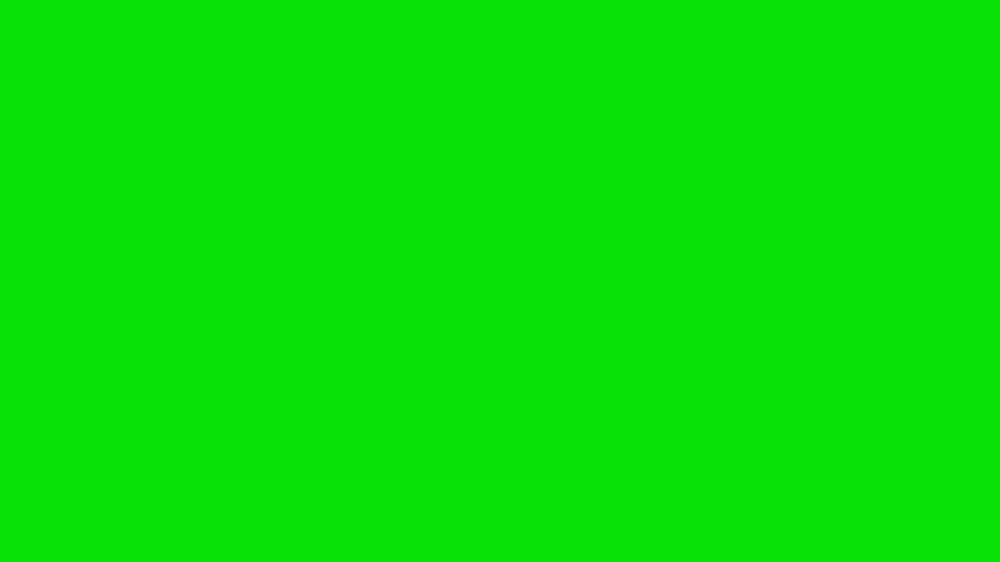
#> input picture Learn/AIO2025/BackgroundSubtraction/img/bg_green.png, 1000 x 562 px, shrunk from 1920 x 1080 before the run
$ jupyter execute --allow-errors BackgroundSubstraction.ipynb
#> lines starting #> are read from the running program, lines starting #| are printed output that depends on the picture; after the words box and inside, x2 and y2 are one past the last pixel; in counts of white or black regions, pixels touching at a corner belong together
# Background Subtraction Guide

[cell 1]
import numpy as np
import matplotlib.pyplot as plt
import cv2 as cv

bg_img = cv.imread('img/bg_image.png')
bg_green = cv.imread('img/bg_green.png')
#> bg_green is the input picture: shape (562, 1000, 3); mean B, G, R 6, 225, 7
obj_img = cv.imread('img/obj_bg.png')
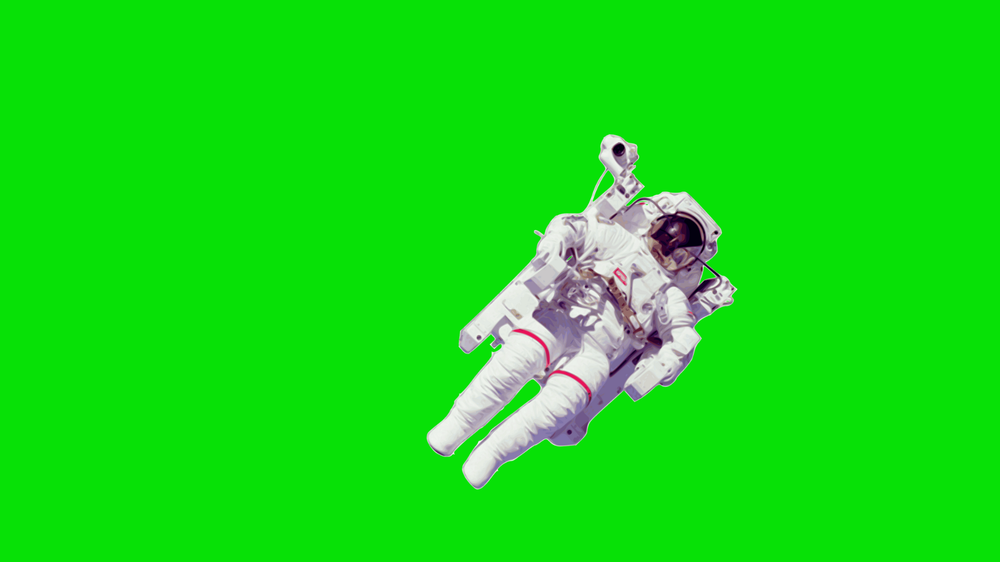
#> input picture Learn/AIO2025/BackgroundSubtraction/img/obj_bg.png, 1000 x 562 px, shrunk from 1920 x 1080 before the run
#> obj_img is the input picture: shape (562, 1000, 3); mean B, G, R 21.5, 220.2, 22.3

## Compute Differences

[cell 2]
def computeDifference(bg_img, obj_img):
    # compute diff across 3 color channel rgb
    diff_three_channel = np.abs(bg_img - obj_img)
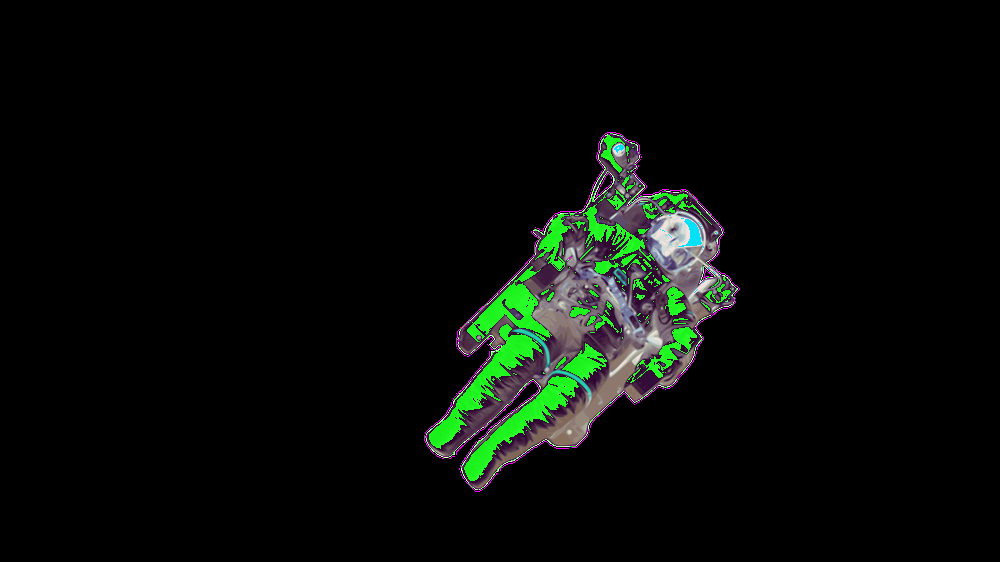
#> diff_three_channel: shape (562, 1000, 3); mean B, G, R 8.2, 11.7, 8.1

    # convert to 3 channel to 1 color
    # axis0: depth, axis1: row, axis2: column
    diff_single_channel = np.sum(diff_three_channel, axis=2) / 3.0 # divide the entire column
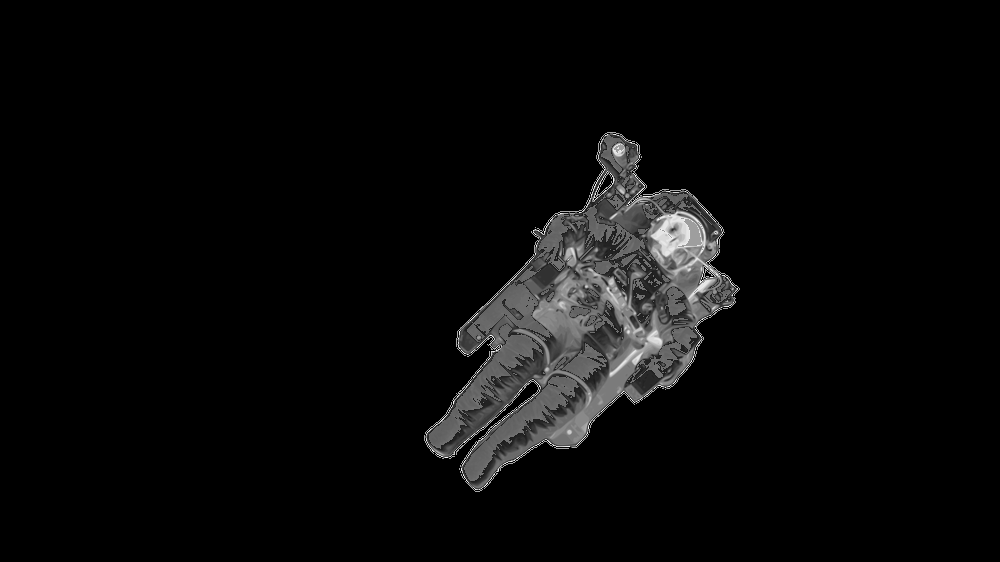
#> diff_single_channel: shape (562, 1000) float64; min 0, max 255, mean 9.3

    diff_single_channel = diff_single_channel.astype('uint8')

    return diff_single_channel

diff = computeDifference(bg_green, obj_img)
print(diff.shape)
#| (562, 1000)
plt.imshow(diff)

## Create Masking

[cell 3]
test_difference_single_channel = np.array([
    [5, 10, 20],
    [25, 40, 10],
    [5, 5, 5],
], dtype=np.uint8)

def computeBinaryMask(different_single_channel, threshold=15):
    #? replace all value smaller than threshold then 0 (black) otherwise 255 (white)
#> called with threshold = 15
    difference_binary = np.where(different_single_channel < threshold, 0, 255)
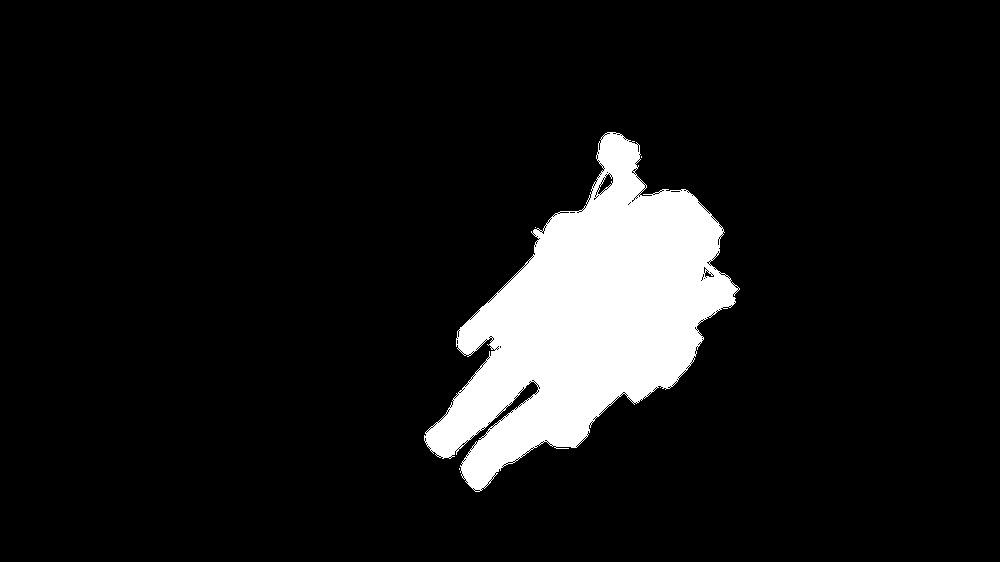
#> difference_binary: shape (562, 1000) int64; 9.3% white; 4 white regions (3 under 20 px), largest, box (x1, y1, x2, y2) and area: (424, 132, 740, 492) 52261

    #! Duplicate each color value of each channel 3 times
    #? To match the expected RG format for futher processig, np.stack() used to replicate the
    #? binary mask across 3 channels (axis=-1 creates an additional depth dimension for RGB)
    stacked_channel = np.stack((difference_binary, )*3, axis=-1)

    return stacked_channel

mask = computeBinaryMask(diff)
# print(mask)
plt.imshow(mask)

## Replace Background

[cell 4]
def replaceBackGround(bg_img, bg_green, ob_img):
    #? compute diff
    diff_single_channel = computeDifference(bg_green, ob_img)

    #? compute binary mask
    binary_mask = computeBinaryMask(diff_single_channel)
